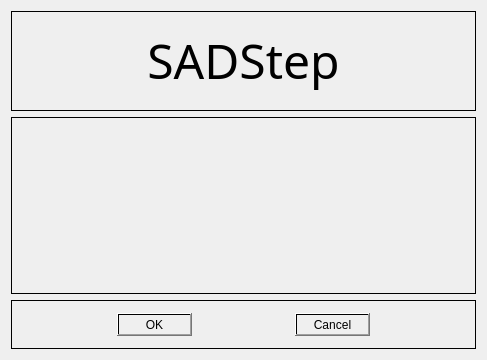
<?xml version="1.0" encoding="UTF-8"?>
<ui version="4.0">
 <class>BaseMenuForm</class>
 <widget class="QWidget" name="BaseMenuForm">
  <property name="geometry">
   <rect>
    <x>0</x>
    <y>0</y>
    <width>487</width>
    <height>360</height>
   </rect>
  </property>
  <property name="windowTitle">
   <string>Form</string>
  </property>
  <property name="styleSheet">
   <string>background-color: qconicalgradient(cx:0.5, cy:0.5, angle:0, stop:0 rgba(35, 40, 3, 255), stop:0.16 rgba(136, 106, 22, 255), stop:0.225 rgba(166, 140, 41, 255), stop:0.285 rgba(204, 181, 74, 255), stop:0.345 rgba(235, 219, 102, 255), stop:0.415 rgba(245, 236, 112, 255), stop:0.52 rgba(209, 190, 76, 255), stop:0.57 rgba(187, 156, 51, 255), stop:0.635 rgba(168, 142, 42, 255), stop:0.695 rgba(202, 174, 68, 255), stop:0.75 rgba(218, 202, 86, 255), stop:0.815 rgba(208, 187, 73, 255), stop:0.88 rgba(187, 156, 51, 255), stop:0.935 rgba(137, 108, 26, 255), stop:1 rgba(35, 40, 3, 255));</string>
  </property>
  <layout class="QVBoxLayout" name="verticalLayout">
   <item>
    <widget class="QFrame" name="frame">
     <property name="maximumSize">
      <size>
       <width>16777215</width>
       <height>100</height>
      </size>
     </property>
     <property name="font">
      <font>
       <family>Chiller</family>
       <pointsize>48</pointsize>
      </font>
     </property>
     <property name="styleSheet">
      <string>background-color: qlineargradient(spread:pad, x1:0, y1:0, x2:1, y2:0, stop:0 rgba(0, 0, 0, 0), stop:1 rgba(255, 255, 255, 0));</string>
     </property>
     <property name="frameShape">
      <enum>QFrame::StyledPanel</enum>
     </property>
     <property name="frameShadow">
      <enum>QFrame::Raised</enum>
     </property>
     <layout class="QVBoxLayout" name="verticalLayout_2">
      <item>
       <widget class="QLabel" name="label">
        <property name="font">
         <font>
          <family>Chiller</family>
          <pointsize>36</pointsize>
         </font>
        </property>
        <property name="text">
         <string>SADStep</string>
        </property>
        <property name="textFormat">
         <enum>Qt::RichText</enum>
        </property>
        <property name="alignment">
         <set>Qt::AlignCenter</set>
        </property>
        <property name="wordWrap">
         <bool>false</bool>
        </property>
       </widget>
      </item>
     </layout>
    </widget>
   </item>
   <item>
    <widget class="QFrame" name="frame_2">
     <property name="styleSheet">
      <string>background-color: qlineargradient(spread:pad, x1:0, y1:0, x2:1, y2:0, stop:0 rgba(0, 0, 0, 0), stop:1 rgba(255, 255, 255, 0));</string>
     </property>
     <property name="frameShape">
      <enum>QFrame::StyledPanel</enum>
     </property>
     <property name="frameShadow">
      <enum>QFrame::Raised</enum>
     </property>
     <layout class="QVBoxLayout" name="verticalLayout_3">
      <item>
       <layout class="QGridLayout" name="gLayout"/>
      </item>
     </layout>
    </widget>
   </item>
   <item>
    <widget class="QFrame" name="frame_3">
     <property name="maximumSize">
      <size>
       <width>16777215</width>
       <height>49</height>
      </size>
     </property>
     <property name="styleSheet">
      <string>background-color: qlineargradient(spread:pad, x1:0, y1:0, x2:1, y2:0, stop:0 rgba(0, 0, 0, 0), stop:1 rgba(255, 255, 255, 0));</string>
     </property>
     <property name="frameShape">
      <enum>QFrame::StyledPanel</enum>
     </property>
     <property name="frameShadow">
      <enum>QFrame::Raised</enum>
     </property>
     <layout class="QHBoxLayout" name="horizontalLayout">
      <item>
       <spacer name="horizontalSpacer">
        <property name="orientation">
         <enum>Qt::Horizontal</enum>
        </property>
        <property name="sizeHint" stdset="0">
         <size>
          <width>90</width>
          <height>20</height>
         </size>
        </property>
       </spacer>
      </item>
      <item>
       <widget class="QPushButton" name="okBtn">
        <property name="text">
         <string>OK</string>
        </property>
        <property name="iconSize">
         <size>
          <width>100</width>
          <height>100</height>
         </size>
        </property>
       </widget>
      </item>
      <item>
       <spacer name="horizontalSpacer_2">
        <property name="orientation">
         <enum>Qt::Horizontal</enum>
        </property>
        <property name="sizeHint" stdset="0">
         <size>
          <width>86</width>
          <height>20</height>
         </size>
        </property>
       </spacer>
      </item>
      <item>
       <widget class="QPushButton" name="cancelBtn">
        <property name="text">
         <string>Cancel</string>
        </property>
        <property name="iconSize">
         <size>
          <width>100</width>
          <height>100</height>
         </size>
        </property>
       </widget>
      </item>
      <item>
       <spacer name="horizontalSpacer_3">
        <property name="orientation">
         <enum>Qt::Horizontal</enum>
        </property>
        <property name="sizeHint" stdset="0">
         <size>
          <width>90</width>
          <height>20</height>
         </size>
        </property>
       </spacer>
      </item>
     </layout>
    </widget>
   </item>
  </layout>
 </widget>
 <resources/>
 <connections/>
</ui>
